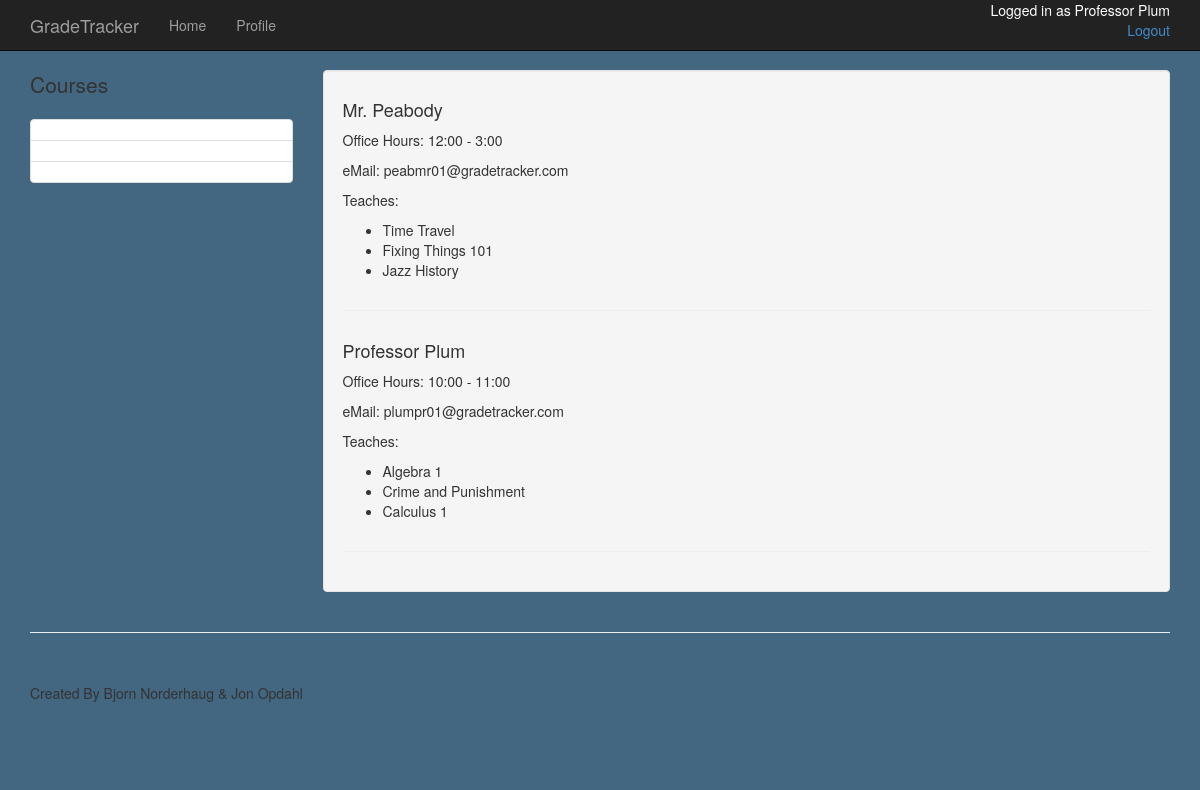
Page /student/builbo01/contacts (signed in) on the committed database.
### app/models.py (models this page shows, shortened)
class Admin(db.Model):
	id = db.Column(db.String(8), primary_key=True)
	first_name = db.Column(db.String(50), index=True)
	last_name = db.Column(db.String(50), index=True)
	admin_pass = db.Column(db.String(50))
	position = db.Column(db.String(50))
	email = db.Column(db.String(120))
	begin = db.Column(db.String(5))
	end = db.Column(db.String(5))
	classes = db.relationship("Course", backref="teacher", lazy='dynamic')
	def __repr__(self):
		return (self.first_name + ' ' + self.last_name)

class Course(db.Model):
	course_num = db.Column(db.Integer, primary_key=True)
	name = db.Column(db.String(80), index=True, unique=True)
	admin_id = db.Column(db.String(8), db.ForeignKey('admin.id'))
	def __repr__(self):
		return self.name

### app/views.py (the view)
@app.route('/student/<id>/contacts')
@login_required
def studentContact(id):
	user = current_user
	admins = Admin.query.all()
	return render_template('stud_contact.html',
							admins=admins,
							user=user)

### app/views.py (called while the page is built)
@login_manager.user_loader
def load_user(id):
	user=Student.query.get(str(id))
	if user is None:
		user=Admin.query.get(str(id))
	return user

### app/templates/stud_contact.html
{% extends "new.html" %}
{% block content %}
    <div class="container">
        <div class="row">
            <div class="col-md-3">
                <p class="lead"> Courses </p>
                <div class="list-group">
                	{% for course in user.classes %}
                    <a href="/student/{{user.id}}/{{course.course_name}}" class="list-group-item">{{ course.course_name}}</a>
                    {% endfor %}
                </div>
            </div>
            <div class="col-md-9">
                <div class="well">
                    {% for admin in admins %}
                    <div class="row">
                        <div class="col-md-12">
                        	<h4> {{admin}} </h4>
                            <p> Office Hours: {{admin.begin}} - {{admin.end}} </p>
                            <p> eMail: {{admin.email}} </p>
                            <p> Teaches:
                                <ul>
                                {%for c in admin.classes %}
                                    <li> {{c}} </li>
                                {% endfor %}
                                </ul>
                            </p>
                        </div>
                    </div>
                    <hr>
                    {% endfor %}
                </div>
            </div>
        </div>
    </div>
{% endblock %}

### app/templates/new.html (shortened to what this page needs)
<!DOCTYPE html>
<html>
<head>
    <link href="/static/css/bootstrap.min.css" rel="stylesheet">
    <link href="/static/css/shop-item.css" rel="stylesheet">
</head>
<body style="background-color: #436681">
    <nav class="navbar navbar-inverse navbar-fixed-top" role="navigation">
        <div class="container">
            <div class="navbar-header">
                <a class="navbar-brand" href="/home">GradeTracker</a>
            </div>
            <div class="collapse navbar-collapse" id="bs-example-navbar-collapse-1">
                <ul class="nav navbar-nav">
                    <li>
                        <a href="/home">Home</a>
                    </li>
                    <li>
                        <a href="{{ url_for('profile') }}">Profile</a>
                    </li>
                </ul>
                <p id="login_status" class="pull_right">Logged in as {{ user }} <br>
					<a href="{{url_for('logout')}}" class="pull-right"> Logout </a>
				</p>
            </div>
        </div>
    </nav>
    {% block content %}{% endblock %}
    <div class="container">
        <hr>
        <footer>
            <div class="row">
                <div class="col-lg-12">
                    <p>Created By Bjorn Norderhaug & Jon Opdahl</p>
                </div>
            </div>
        </footer>
    </div>
</body>
</html>

### app/static/css/shop-item.css (style rules this page uses)
body { padding-top: 70px; }
footer { margin: 50px 0; }

### app/templates/new.html (style rules this page uses)
#login_status { float: right; color: white; height: inherit; }

### rows in the picture
Admin: first_name+last_name "Professor Plum", begin "10:00", end "11:00", email "plumpr01@gradetracker.com"
Course: name "Algebra 1"
Course: name "Crime and Punishment"
Course: name "Calculus 1"
Admin: first_name+last_name "Mr. Peabody", begin "12:00", end "3:00", email "peabmr01@gradetracker.com"
Course: name "Time Travel"
Course: name "Fixing Things 101"
Course: name "Jazz History"
